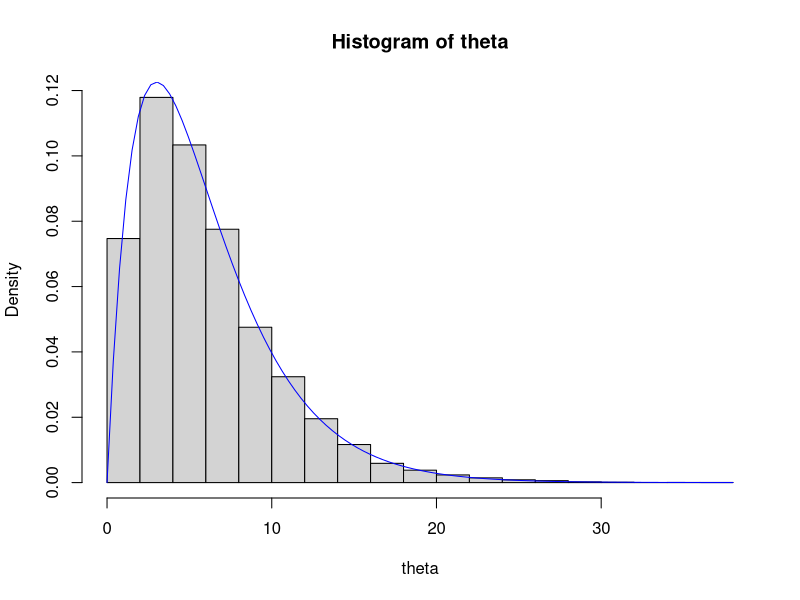

R code for this plot:
set.seed(42)

m = 10000
a = 2.0
b = 1.0 / 3.0

theta = rgamma(m, shape = a, rate = b)
hist(theta, freq = FALSE)
curve(dgamma(x, shape = a, rate = b), col="blue", add = TRUE)

#Mean
sum(theta)/m
mean(theta)
a/b

#Variance
var(theta)
a/b^2

#CDF
ind = theta < 5.0
head(ind)
mean(ind)
pgamma(q = 5.0, shape = a, rate = b)

#0.9 Qunatile or 90th percentile
quantile(theta, probs = 0.9) #Monte carlo approximation to qunatile
qgamma(p = 0.9, shape = a, rate = b) #True value


